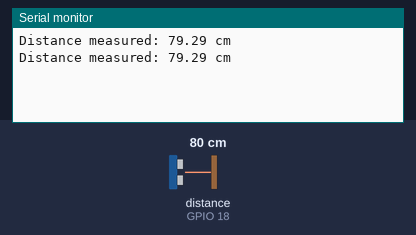
Recording of a sketch running on a simulated ESP32. Shown: the last lines printed to the serial monitor. Wiring (from diagram.json): ultrasonic range finder: trigger GPIO 5; echo GPIO 18. Inputs (shaded band) come from the test bench; at power-on: distance to the obstacle (sensor on GPIO 18) 80 cm. The echo pulse lasts 58.3 µs per cm.

Above: at 1.8 s.
1.9 s: distance to the obstacle (sensor on GPIO 18) set to 2 cm
At 2.8 s:
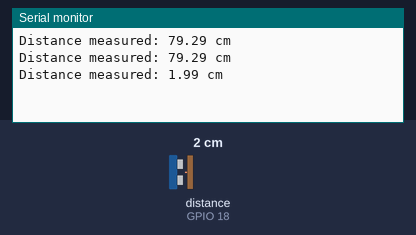
3.4 s: distance to the obstacle (sensor on GPIO 18) set to 4 cm
At 4.4 s:
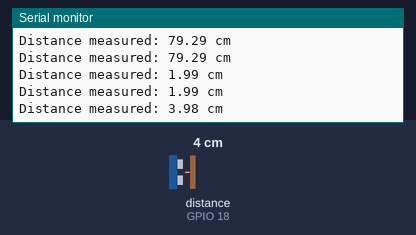
Timing chart, 0 to 6.4 s (numbered marks = the images above; inputs shaded):
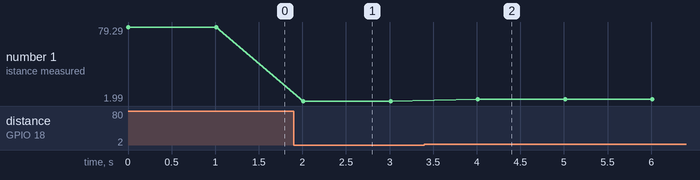

The sketch:

sketch.ino
```cpp
int trigPin = 5;
int echoPin = 18;
long duration;
float speedOfSound = 0.034;
float distanceInCm;

void setup() {
  Serial.begin(115200);
  pinMode(trigPin, OUTPUT);
  pinMode(echoPin, INPUT);
}

void loop() {
  digitalWrite(trigPin, LOW);
  delayMicroseconds(2);
  digitalWrite(trigPin, HIGH);
  delayMicroseconds(10);
  digitalWrite(trigPin, LOW);

  duration = pulseIn(echoPin, HIGH);

  distanceInCm = duration * speedOfSound / 2;
  Serial.print("Distance measured: ");
  Serial.print(distanceInCm);
  Serial.println(" cm");

  delay(1000);
}
```

Measured:
- after the input at 1.9 s, the serial monitor: prints a new line after 0.11 s (image 1)
- after the input at 3.4 s, the serial monitor: prints a new line after 0.61 s (image 2)
- plotted number 1: 79.29 → 1.99 after the input at 1.9 s, 1.99 → 3.98 after the input at 3.4 s
